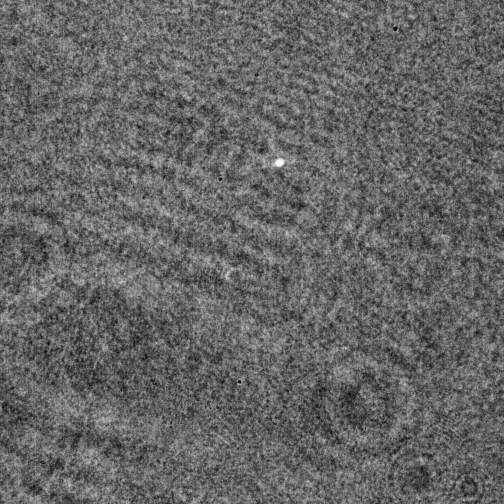
#> input picture Code/131118-1.png, 504 x 504 px
$ python RS_Propagator2.py   (older library calls are emulated)
#> lines starting #> are read from the running program, lines starting #| are printed output that depends on the picture
#%% -*- coding: utf-8 -*-
# Rayleigh-Sommerfeld Back-Propagator
import math as m
import matplotlib.image as mpimg
from scipy import signal
import numpy as np
import scipy
from scipy import ndimage


img = mpimg.imread('131118-1.png')
#> img is the input picture: shape (504, 504) float32; min 0, max 0.965, mean 0.398
#img = mpimg.imread('MF1_30Hz_200us_away_median.png')

#%%
I0 = signal.medfilt2d(img, kernel_size = 3)
I0[I0 == 0] = np.median(I0)
#> I0: shape (504, 504) float32; min 0.0588, max 0.957, mean 0.398

b = np.complex128(img/I0-1)

size = np.shape(b)
#> size = (504, 504)
nx = size[0]
#> nx = 504
ny = size[1]
#> ny = 504

lambdaa = 0.6324                                 # Wavelength of field HeNe
nm = 1.336                                       # Refraction index of medium (water)
k = (2*m.pi*nm/lambdaa)                          # wavenumber

x = np.arange(nx, dtype = np.float)
#> x = 504 values from 0 to 503
y = np.arange(ny, dtype = np.float)
#> y = 504 values from 0 to 503
z = -np.arange(1,20, dtype = np.float)
#xx,yy,zz = np.meshgrid(x,y,z)
del x,y

B = np.fft.fft2(b)
B = np.fft.fftshift(B)
# [19 lines of commented-out code are left out]
E = np.fft.fft2(b)
E = np.fft.fftshift(E)

qx = np.arange(0,nx)/nx-0.5
#> qx = 504 values from -0.5 to 0.498
qy = np.arange(0,ny)/ny-0.5
#> qy = 504 values from -0.5 to 0.498
qx, qy = np.meshgrid(qx,qy)

qsq = ((lambdaa*np.sqrt((qx**2+qy**2)))/(2*m.pi*nm))
qfactor = np.sqrt(k*(1-qsq))
ik = 1j*qfactor

Es = np.empty([ny,ny,z.shape[0]], dtype = np.complex)
#Ess = np.empty([ny,ny,z.shape[0]])

for ii in range(z.shape[0]):
    Hqz = np.exp(ik*z[ii])              # RS Back Propagator
    TE = E*Hqz
    TE = np.fft.ifftshift(TE)
    TE = np.fft.fft2(TE)
    Es[:,:,ii] = TE
    Es[:,:,ii] = np.rot90(np.rot90(Es[:,:,ii]))   # Sobel filter
    dx = ndimage.sobel(abs(Es[:,:,ii])**2, 1)     # Sobel filter
    dy = ndimage.sobel(abs(Es[:,:,ii])**2, 0)     # Sobel filter
    Es[:,:,ii] = np.real(np.hypot(dx, dy))
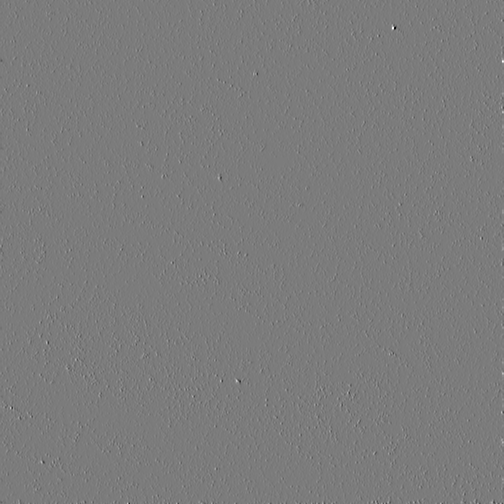
#> dx: shape (504, 504) float64; min -1.78e+11, max 1.88e+11, mean 23223587.2; drawn with min black and max white


# [11 lines of commented-out code are left out]
import matplotlib.pyplot as plt
plt.imshow(np.real(Es[:,:,18]), cmap = 'gray')
#scipy.misc.imsave('198.png',abs(Es[:,:,18]))
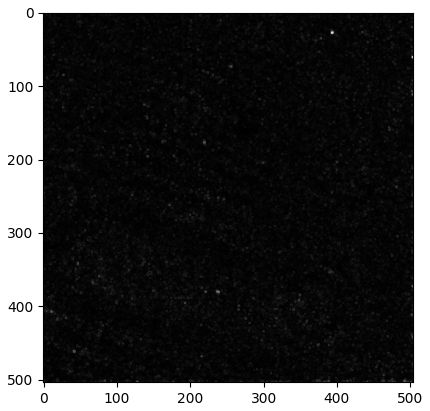
#> figure drawn by matplotlib, 1 panel
